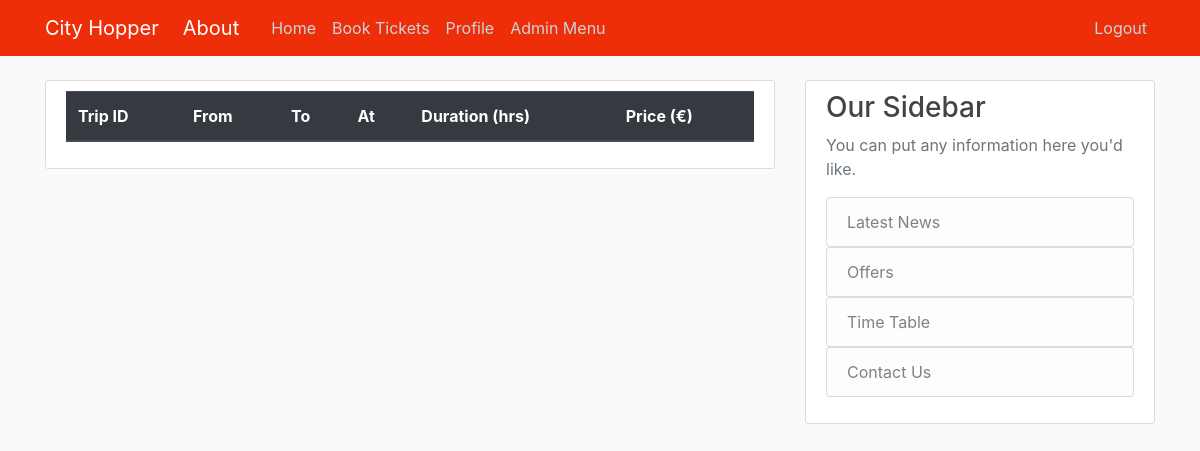
/timetable/ (signed in), run on an earlier commit of the app's database.
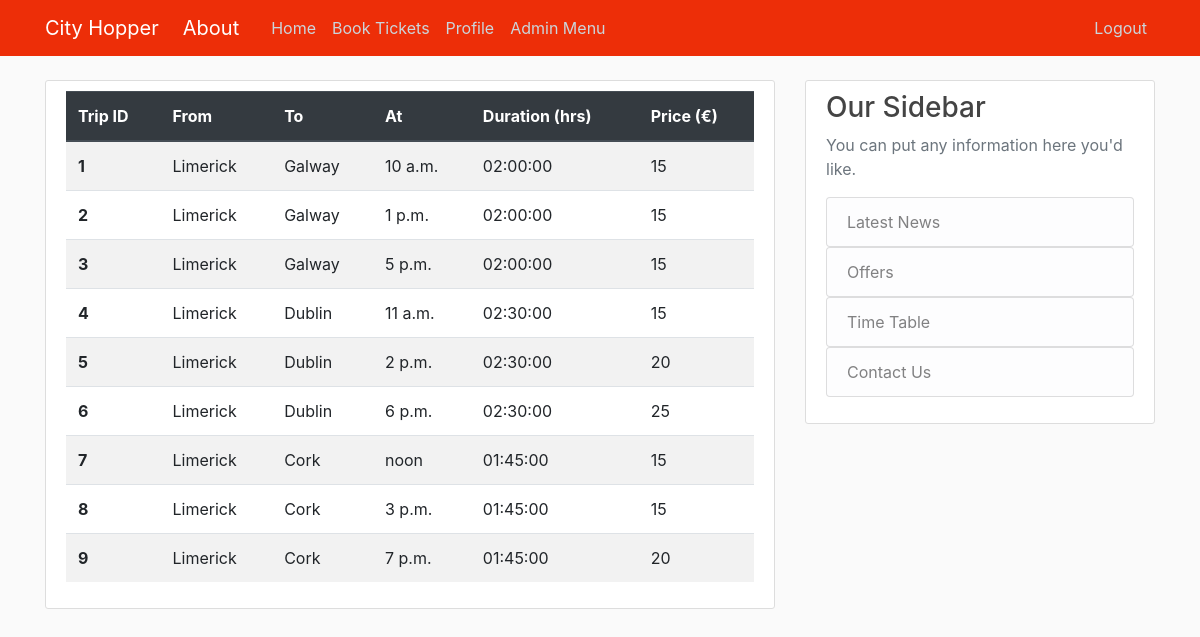
And on a later commit of the database.
### UsersApp/models.py (models this page shows)
class Trips(models.Model):
    busID = models.IntegerField() #Ideally Foreign Key
    startlocation = models.TextField()
    destination = models.TextField()
    departuretime = models.TimeField()
    duration = models.TextField()
    price = models.IntegerField()

### UsersApp/views.py (the view)
# urls.py: path('timetable/', user_views.timetable, name='timetable'),
@login_required(login_url='/login/')
def timetable(request):
    context = {
        'trips' : Trips.objects.all()
    }
    return render(request, 'users/timetable.html', context)

### UsersApp/templates/users/timetable.html
{% extends "cityhopper/base.html" %}
{% block content %}
<div class="content-section">
    <table class="table table-striped">
      <thead class='thead-dark'>
        <tr>
          <th scope="col">Trip ID</th>
          <th scope="col">From</th>
          <th scope="col">To</th>
          <th scope="col">At</th>
          <th scope="col">Duration (hrs)</th>
          <th scope="col">Price (&#8364;)</th>
        </tr>
      </thead>
    {% for trip in trips %}
      <tr>
        <th>{{ trip.id }}</th>
        <td>{{ trip.startlocation }}</td>
        <td>{{ trip.destination }}</td>
        <td>{{ trip.departuretime }}</td>
        <td>{{ trip.duration }}</td>
        <td>{{ trip.price }}</td>
      </tr>
    {% endfor %}
  </table>
</div>
{% endblock content %}

### CityHopperApp/templates/cityhopper/base.html (shortened to what this page needs)
{% load static %}
<!DOCTYPE html>
{% load google_analytics_tags %}
<html lang="en">
  <head>
    <link rel="stylesheet" href="https://stackpath.bootstrapcdn.com/bootstrap/4.3.1/css/bootstrap.min.css">
    <link rel="stylesheet" type="text/css" href="{% static 'cityhopper/main.css' %}">
  </head>
  <body>
      <header class="site-header">
        <nav class="navbar navbar-expand-md navbar-dark bg-steel fixed-top">
          <div class="container">
            <a class="navbar-brand mr-4" href="{% url 'cityhopper-home' %}">City Hopper</a>
            <a class="navbar-brand mr-4" href="{% url 'cityhopper-about' %}">About</a>
            <div class="collapse navbar-collapse" id="navbarToggle">
              <div class="navbar-nav mr-auto">
                {% block navbar %}
                {% if user.is_authenticated %}
                <a class="nav-item nav-link" href="{% url 'cityhopper-home' %}">Home</a>
                <a class="nav-item nav-link" href="{% url 'cityhopper-booking' %}">Book Tickets</a>
                <a class="nav-item nav-link" href="{% url 'cityhopper-userprofile' %}">Profile</a>
                {% if request.user.is_superuser %}
                <a class="nav-item nav-link" href="http://127.0.0.1:8000/adminLink/">Admin Menu</a>
                {% endif %}
                {% endif %}
                {% endblock %}
              </div>
              <div class="navbar-nav">
                {% if user.is_authenticated %}
                <a class="nav-item nav-link" href="{% url 'logout' %}">Logout</a>
                {% else %}
                <a class="nav-item nav-link" href="{% url 'login' %}">Login</a>
                <a class="nav-item nav-link" href="{% url 'cityhopper-register' %}">Register</a>
                {% endif %}
              </div>
            </div>
          </div>
      </nav>
    </header>
    <main role="main" class="container">
      <div class="row">
        <div class="col-md-8">
          {% block content %}{% endblock %}
        </div>
        <div class="col-md-4">
          <div class="content-section">
            <h3>Our Sidebar</h3>
            <p class='text-muted'>You can put any information here you'd like.
              <ul class="list-group">
                <a class="link" href="{% url 'cityhopper-news' %}"><li class="list-group-item list-group-item-light">Latest News</li>
                <a class="link" href="{% url 'cityhopper-offers' %}"><li class="list-group-item list-group-item-light">Offers</li>
                <a class="link" href="{% url 'cityhopper-timetable' %}"><li class="list-group-item list-group-item-light">Time Table</li></a>
                <a class="link" href="{% url 'cityhopper-contact' %}"><li class="list-group-item list-group-item-light">Contact Us</li>
              </ul>
            </p>
          </div>
        </div>
      </div>
    </main>
  </body>
</html>

### CityHopperApp/static/cityhopper/main.css (style rules this page uses)
body { background: #fafafa; color: #333333; margin-top: 5rem; }
a { text-decoration: none; }
h1, h2, h3, h4, h5, h6 { color: #444444; }
ul { margin: 0; }
.link { text-decoration: none; }
.bg-steel { background-color: #ed2e08; }
.site-header .navbar-nav .nav-link { color: #cbd5db; }
.content-section { background: #ffffff; padding: 10px 20px; border: 1px solid #dddddd; border-radius: 3px; margin-bottom: 20px; }

What changed in the data, as far as the page shows it:
added Trips: id "1", startlocation "Limerick", destination "Galway", departuretime "10 a.m.", duration "02:00:00", price "15"
added Trips: id "2", startlocation "Limerick", destination "Galway", departuretime "1 p.m.", duration "02:00:00", price "15"
added Trips: id "3", startlocation "Limerick", destination "Galway", departuretime "5 p.m.", duration "02:00:00", price "15"
added Trips: id "4", startlocation "Limerick", destination "Dublin", departuretime "11 a.m.", duration "02:30:00", price "15"
added Trips: id "5", startlocation "Limerick", destination "Dublin", departuretime "2 p.m.", duration "02:30:00", price "20"
added Trips: id "6", startlocation "Limerick", destination "Dublin", departuretime "6 p.m.", duration "02:30:00", price "25"
added Trips: id "7", startlocation "Limerick", destination "Cork", departuretime "noon", duration "01:45:00", price "15"
added Trips: id "8", startlocation "Limerick", destination "Cork", departuretime "3 p.m.", duration "01:45:00", price "15"
added Trips: id "9", startlocation "Limerick", destination "Cork", departuretime "7 p.m.", duration "01:45:00", price "20"
